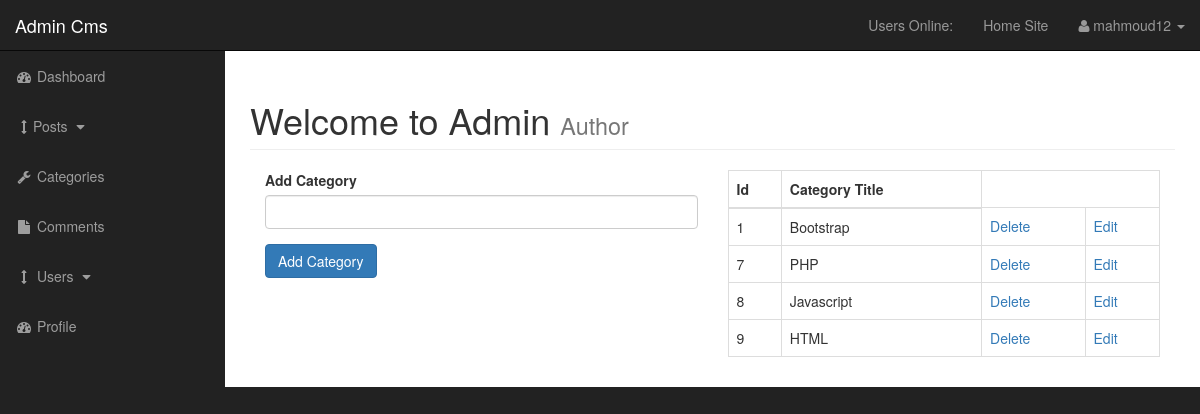
Screenshot of /admin/categories.php (signed in) with the database file from the repository.
### tables this page shows
CREATE TABLE `categories` (
  `cat_id` int(11) NOT NULL,
  `cat_title` varchar(255) NOT NULL
);

### admin/functions.php (the view, shortened to what this page needs)
<?php
               function findAllCategories() {
               global $connection;
               $query = "SELECT * FROM categories";
               $select_categories = mysqli_query($connection,$query);
               while($row = mysqli_fetch_assoc($select_categories)) {
               $cat_id = $row['cat_id'];
               $cat_title = $row['cat_title'];
               echo "<tr>";
                   echo "<td>{$cat_id}</td>";
                   echo "<td>{$cat_title}</td>";
                   echo "<td><a href='categories.php?delete={$cat_id}'>Delete</a></td>";
                   echo "<td><a href='categories.php?edit={$cat_id}'>Edit</a></td>";
                   echo "</tr>";
               }
               }

### admin/css/sb-admin.css (style rules this page uses)
body { margin-top: 100px; background-color: #222; }
@media (min-width:768px) { body { margin-top: 50px; } }

### rows the page displays
categories: cat_id "1", cat_title "Bootstrap"
categories: cat_id "7", cat_title "PHP"
categories: cat_id "8", cat_title "Javascript"
categories: cat_id "9", cat_title "HTML"

### other values shown
$_SESSION['username'] "mahmoud12"
